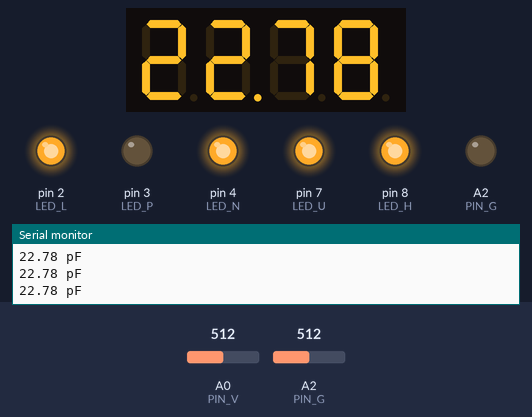
The sketch below on a simulated Arduino Uno, built with avr-gcc and run on an emulated ATmega328P. On the bench: 4-digit seven-segment display, output pins drawn as LEDs (lit = HIGH), the last lines printed to the serial monitor. The test bench sets the inputs (shaded band); at power-on: A2 (PIN_G) = 512, A0 (PIN_V) = 512. Pins used as bus, display or sensor lines are not drawn.

Above: at 1.3 s.
1.4 s: A2 (PIN_G) set to 108
At 2.4 s:
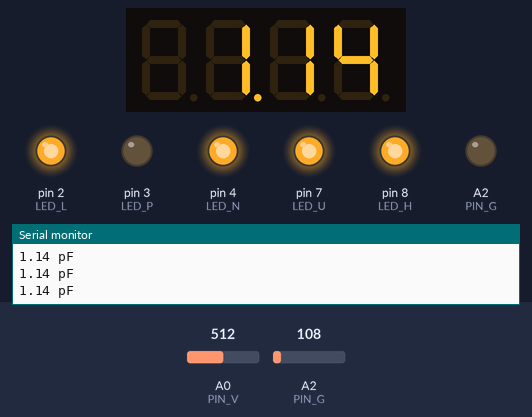
3.0 s: A2 (PIN_G) set to 92
At 4.5 s:
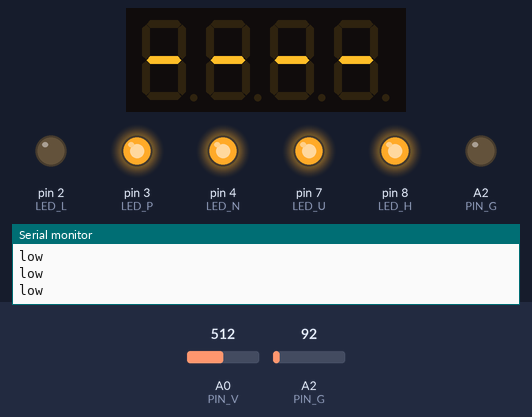
4.8 s: A2 (PIN_G) set to 1010
At 7.6 s:
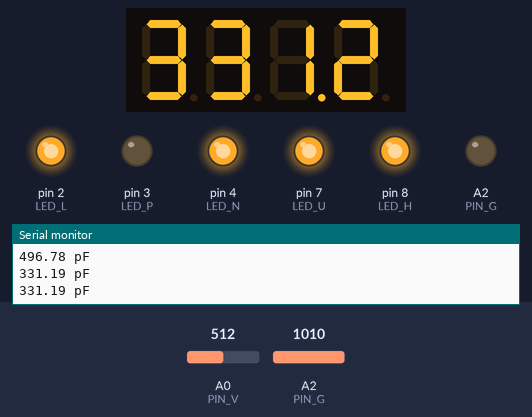
7.8 s: A0 (PIN_V) set to 311
At 8.7 s:
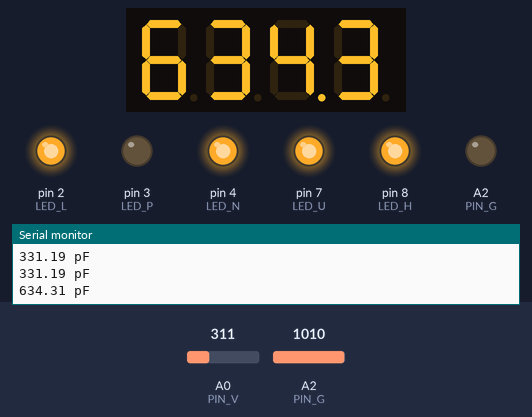
9.8 s: A0 (PIN_V) set to 281
At 12.5 s:
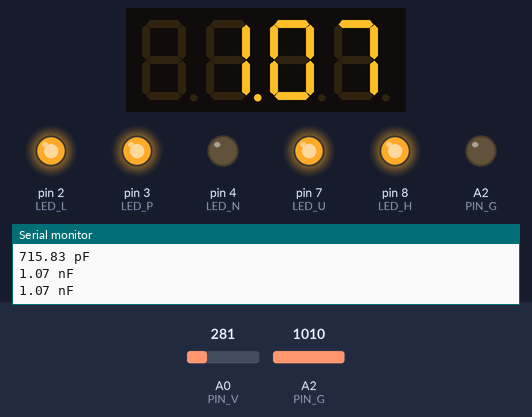
12.8 s: A0 (PIN_V) set to 306
At 13.6 s:
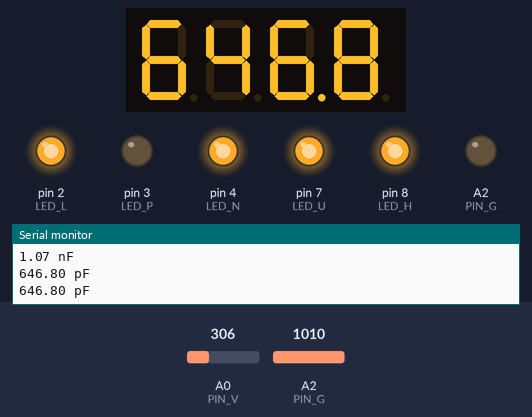
Timing chart, 0 to 15.8 s (numbered marks = the images above; inputs shaded):
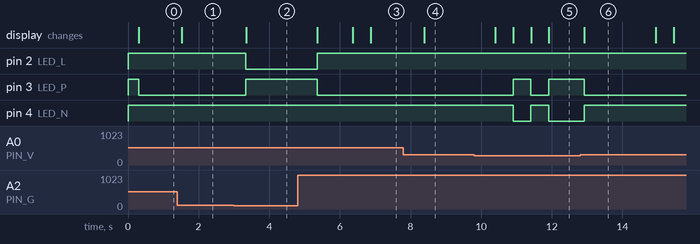

Measured:
- the behaviour switches between 104 and 103 on A2 (PIN_G) (found by bisection; images 1 and 2)
- the behaviour switches between 299 and 298 on A0 (PIN_V) (found by bisection; images 4 and 5)
- after the input at 1.4 s, the display: changes after 0.12 s (image 1)
- after the input at 3.0 s, pin 2 (LED_L): HIGH → LOW after 0.34 s; pin 3 (LED_P): LOW → HIGH after 0.34 s; the display: changes after 0.34 s (image 2)
- after the input at 4.8 s, pin 2 (LED_L): LOW → HIGH after 0.55 s; pin 3 (LED_P): HIGH → LOW after 0.55 s; the display: changes after 0.56 s (image 3)
- after the input at 7.8 s, the display: changes after 0.58 s (image 4)
- after the input at 9.8 s, pin 3 (LED_P): LOW → HIGH after 1.1 s, → LOW 0.50 s later, → HIGH 0.50 s later; pin 4 (LED_N): HIGH → LOW after 1.1 s, → HIGH 0.50 s later, → LOW 0.50 s later; the display: first changes after 0.60 s (image 5 shows a later state)
- after the input at 12.8 s, the display: changes after 0.12 s (image 6)

The sketch:

cap_meter.ino
```cpp
#include <Wire.h>
#include <Adafruit_GFX.h>
#include "Adafruit_LEDBackpack.h"


const float INF = 1.0 / 0.0;


//------------------------------------------------------------------------------
// Measurement


const int ADC_MAX = 1023;

const int PIN_G = A2;         // Use this pin for the - lead of polarized caps
const int PIN_V = A0;         // Use this pin for the + lead of polarized caps

// Adjust these values as needed to calibrate
const float Ccal = 1.75e-12;  // Measured cap when no test cap is present
const float Cin = 24.48e-12;  // Input capacitance of the ADC
const float Rpull = 34.8e3;   // Digital input pull-up resistance


void measurement_discharge(void)
{
  // Make sure the capacitor is discharged
  pinMode(PIN_G, OUTPUT);
  pinMode(PIN_V, OUTPUT);
  digitalWrite(PIN_G, LOW);
  digitalWrite(PIN_V, LOW);
  delay(100);
}


// Small capacitors (< ~100pF) can be measured by forming a voltage divider
// with the input capacitance of the sense pin.  Use the voltage divider formula
// to infer the capacitance.
//
//       Cin     (V)        (Vs)
// GND----||-------          -------------Vcc
//                |          |                internal
// ...............|..........|........................
//           PIN_G|          |PIN_V           external
//                |          |
//                -----||-----
//                     C
//                    (Vc)
//
// Vc * C = V * Cin  and  Vc = Vs - V
//
//     V * Cin
// C = -------
//     Vs - V
float measurement_small(void)
{
  int analog_val;

  // Make sure the capacitor is discharged so we start fresh.
  measurement_discharge();

  // Make a voltage divider with the input capacitance
  pinMode(PIN_G, INPUT);
  pinMode(PIN_V, OUTPUT);
  digitalWrite(PIN_V, HIGH);

  // Measure the voltage at the center of the voltage divider
  analog_val = analogRead(PIN_G);

  // Clean up after ourselves
  measurement_discharge();

  // The capacitor is too large to get a good measurement.
  if (analog_val >= 1000)
    return INF;

  // Use the capacitor voltage divider formula to infer the capacitance.
  // Also subtract off the extra "calibrated" capacitance.
  return (float)analog_val * Cin / (float)(ADC_MAX - analog_val) - Ccal;
}


// Larger capacitors (> ~100pF) can be measured by the time-to-charge method
// because the parasitic capacitance will be insignificant.
//
//                               Rpull
// GND-------------          -----^^^-----Vcc
//                |          |                internal
// ...............|..........|........................
//           PIN_G|          |PIN_V           external
//                |          |
//                -----||-----
//                     C
//                    (Vc)
//
float measurement_large(void)
{
  unsigned long t_start;
  unsigned long t_end;
  unsigned long t_charge;
  int analog_val;
  int dig_val;

  // Make sure the capacitor is discharged so we start fresh.
  measurement_discharge();

  // Ground one pin and connect the pullup to Vcc on the other.
  pinMode(PIN_G, OUTPUT);
  digitalWrite(PIN_G, LOW);
  pinMode(PIN_V, INPUT_PULLUP);

  // Wait for the pulled-up input to read 1 when the capacitor is charged.
  t_start = micros();
  while (!digitalRead(PIN_V));
  t_end = micros();

  // Stop charging and read the voltage the cap was charged to.
  pinMode(PIN_V, INPUT);
  analog_val = analogRead(PIN_V);

  // Clean up after ourselves.
  measurement_discharge();

  // Charge time is the difference between start and end times.
  // The conditional is to deal with the micros() timer overflowing.
  t_charge = t_end > t_start ? t_end - t_start : t_start - t_end;

  // Compute the capacitance from the V(t) for and RC circuit.
  return -(float)t_charge * 1e-6 / Rpull / log(1.0 - (float)analog_val / (float)ADC_MAX);
}


// This uses the same method as measurement_large, but it gets impatient
// and stops waiting after half a second and takes the measurement anyway.
// This means that larger capacitors can me measured slightly faster, but
// it has trouble resolving if they're *too* large, like over 500uF or so.
float measurement_fastlarge(void)
{
  unsigned long t_start;
  unsigned long t_now;
  unsigned long t_end;
  unsigned long t_charge;
  int analog_val;
  int dig_val;
  float cap_val;

  // Make sure the capacitor is discharged so we start fresh.
  measurement_discharge();

  // Ground one pin and connect the pullup to Vcc on the other.
  pinMode(PIN_G, OUTPUT);
  digitalWrite(PIN_G, LOW);
  pinMode(PIN_V, INPUT_PULLUP);

  // Wait for the pulled-up input to read 1 when the capacitor is charged,
  // or exit early if we wait long enough and get impatient.
  t_start = micros();
  do
  {
    t_now = micros();
    t_charge = t_now > t_start ? t_now - t_start : t_start - t_now;
  } while (!digitalRead(PIN_V) && t_charge < 500000);
  t_end = micros();

  // Stop charging and read the voltage the cap was charged to.
  pinMode(PIN_V, INPUT);
  analog_val = analogRead(PIN_V);

  // Clean up after ourselves.
  measurement_discharge();

  // Charge time is the difference between start and end times.
  // The conditional is to deal with the micros() timer overflowing.
  t_charge = t_end > t_start ? t_end - t_start : t_start - t_end;

  // Compute the capacitance from the V(t) for and RC circuit.
  cap_val = -(float)t_charge * 1e-6 / Rpull / log(1.0 - (float)analog_val / (float)ADC_MAX);

  return cap_val;
}


//------------------------------------------------------------------------------
// Display


// Using Adafruit's four-digit 7-segment display backpack
Adafruit_7segment segs = Adafruit_7segment();

// Pin assignments for unit indicator LEDs
const int LED_L = 2;
const int LED_P = 3;
const int LED_N = 4;
const int LED_U = 7;
const int LED_H = 8;

// Values for edges of each unit range
const float L_P_BOUND = 1.0e-12;
const float P_N_BOUND = 1.0e-9;
const float N_U_BOUND = 1.0e-6;
const float U_H_BOUND = 1.0e-3;


void display_init(void)
{
  pinMode(LED_L, OUTPUT);
  pinMode(LED_P, OUTPUT);
  pinMode(LED_N, OUTPUT);
  pinMode(LED_U, OUTPUT);
  pinMode(LED_H, OUTPUT);
  digitalWrite(LED_L, HIGH);
  digitalWrite(LED_P, HIGH);
  digitalWrite(LED_N, HIGH);
  digitalWrite(LED_U, HIGH);
  digitalWrite(LED_H, HIGH);
  segs.begin(0x70);
}


void display_show(float value)
{
  if (value < L_P_BOUND)
  {
    digitalWrite(LED_L, LOW);
    digitalWrite(LED_P, HIGH);
    digitalWrite(LED_N, HIGH);
    digitalWrite(LED_U, HIGH);
    digitalWrite(LED_H, HIGH);
    value = -INF;
  }
  else if (value < P_N_BOUND)
  {
    digitalWrite(LED_L, HIGH);
    digitalWrite(LED_P, LOW);
    digitalWrite(LED_N, HIGH);
    digitalWrite(LED_U, HIGH);
    digitalWrite(LED_H, HIGH);
    value *= 1.0e12;
  }
  else if (value < N_U_BOUND)
  {
    digitalWrite(LED_L, HIGH);
    digitalWrite(LED_P, HIGH);
    digitalWrite(LED_N, LOW);
    digitalWrite(LED_U, HIGH);
    digitalWrite(LED_H, HIGH);
    value *= 1.0e9;
  }
  else if (value < U_H_BOUND)
  {
    digitalWrite(LED_L, HIGH);
    digitalWrite(LED_P, HIGH);
    digitalWrite(LED_N, HIGH);
    digitalWrite(LED_U, LOW);
    digitalWrite(LED_H, HIGH);
    value *= 1.0e6;
  }
  else
  {
    digitalWrite(LED_L, HIGH);
    digitalWrite(LED_P, HIGH);
    digitalWrite(LED_N, HIGH);
    digitalWrite(LED_U, HIGH);
    digitalWrite(LED_H, LOW);
    value = INF;
  }
  segs.print(value);
  segs.writeDisplay();
}


void display_show_serial(float value)
{
  if (value < 1.0e-12)
  {
    Serial.println("low");
  }
  else if (value < 1.0e-9 && value >= 1.0e-12)
  {
    Serial.print(value * 1.0e12);
    Serial.println(" pF");
  }
  else if (value < 1.0e-6 && value >= 1.0e-9)
  {
    Serial.print(value * 1.0e9);
    Serial.println(" nF");
  }
  else if (value < 1.0e-3 && value >= 1.0e-6)
  {
    Serial.print(value * 1.0e6);
    Serial.println(" uF");
  }
  else
  {
    Serial.println("high");
  }
}


//------------------------------------------------------------------------------
// Top level


void setup() {
  Serial.begin(9600);
  display_init();
  measurement_discharge();
}


// We average the value over time to give a more stable display.
float average_value = 0;


void loop() {
  float capacitor_value;
  float value_error;

  // Try the voltage-divider measurement for small capacitors first.
  // If the capacitor is too large, try again with the time-to-charge method.
  capacitor_value = measurement_small();
  if (capacitor_value == INF)
    capacitor_value = measurement_fastlarge();


  // How different is this single measurement from our average measurement?
  value_error = abs((capacitor_value - average_value) / average_value);
  if (value_error > .2)
  {
    // If the difference > 20%, the user probably switched out the cacpacitor
    // with a new one, so reset the running average to this current measurement.
    average_value = capacitor_value;
  }
  else
  {
    // This measurement is close to the average we've seen so far, so it's
    // probably a slightly-different measurement of the same capacitor.  Use
    // this new measurement to update our average, which creates a more
    // stable display.  We take 80% of the current average and 20% of the new
    // measurement.
    average_value = (.8 * average_value) + (.2 * capacitor_value);
  }


  // Inform the user
  display_show(average_value);
  display_show_serial(average_value);
  delay(100);
}
```
